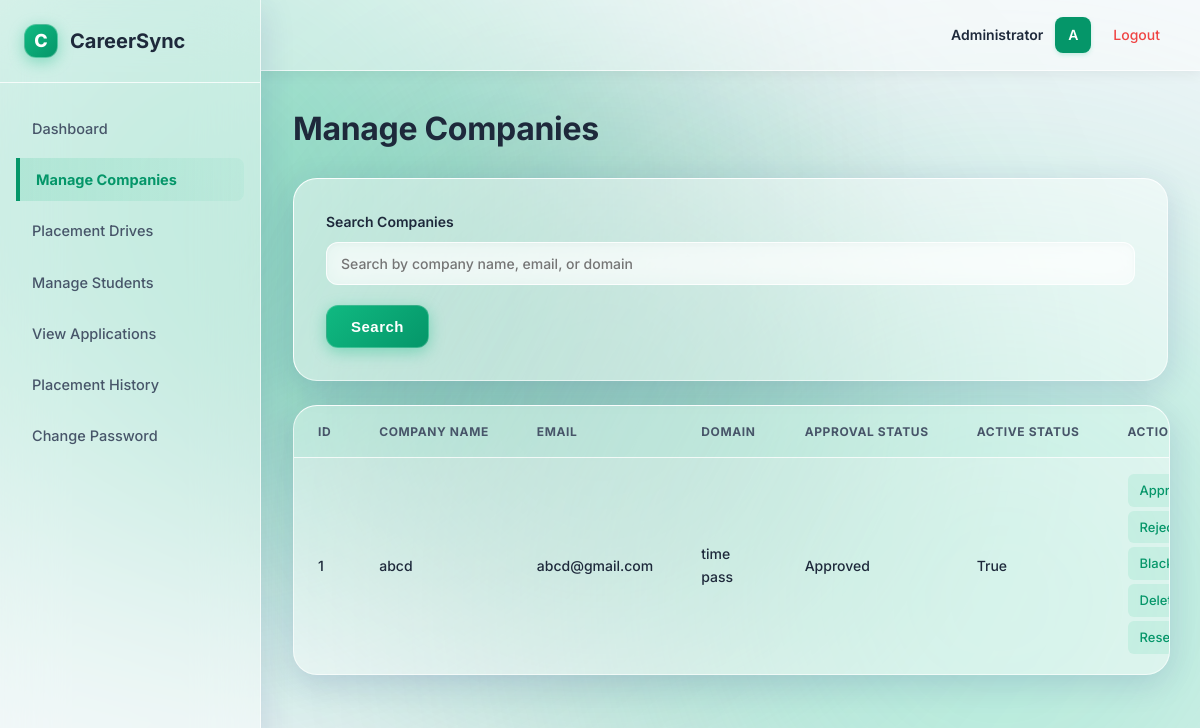
The app's page /admin/companies (signed in) with its own data.
### models.py (models this page shows)
class Company(db.Model):
    id = db.Column(db.Integer, primary_key = True)
    company_name = db.Column(db.String(100), nullable = False)
    email = db.Column(db.String(100), nullable = False, unique = True)
    pass_hash = db.Column(db.String(100), nullable = False )
    hr_contact = db.Column(db.Integer, nullable = False)
    website = db.Column(db.String(100), nullable = False)
    domain = db.Column(db.String(100), nullable = False)
    description = db.Column(db.Text, nullable = False)
    approval_status = db.Column(db.String(50), default = "Pending")
    is_active = db.Column(db.Boolean, default = True)
    created_at = db.Column(db.DateTime, default = datetime.now(UTC))
    type_of_employment = db.Column(db.String(100))
    drives = db.relationship('PlacementDrive', backref = 'company', lazy = True)

### app.py (the view)
@app.route("/admin/companies")
def admin_companies():
    if not admin_logged_in():
        flash("Unauthorized access.")
        return redirect(url_for("login"))
    search_query = request.args.get("search")
    if search_query:
        companies = Company.query.filter(
            (Company.company_name.ilike(f"%{search_query}%"))|
            (Company.email.ilike(f"%{search_query}%"))|
            (Company.domain.ilike(f"%{search_query}%"))
        ).all()
    else:
        companies = Company.query.all()
    return render_template("admin_companies.html", companies =companies)

### app.py (called while the page is built)
def admin_logged_in():
    return "user_id" in session and session.get("role") =="admin"

### templates/admin_companies.html (shortened to what this page needs)
{% extends "base.html" %}
{% block content %}
<h1>Manage Companies</h1>
<form method="GET" action="{{ url_for('admin_companies') }}">
    <label>Search Companies</label>
    <input type="text" name="search" placeholder="Search by company name, email, or domain">
    <button type="submit">Search</button>
</form>
<table>
    <tr>
        <th>ID</th>
        <th>Company Name</th>
        <th>Email</th>
        <th>Domain</th>
        <th>Approval Status</th>
        <th>Active Status</th>
        <th>Actions</th>
    </tr>
    {% for company in companies %}
    <tr>
        <td>{{ company.id }}</td>
        <td>{{ company.company_name }}</td>
        <td>{{ company.email }}</td>
        <td>{{ company.domain }}</td>
        <td>{{ company.approval_status }}</td>
        <td>{{ company.is_active }}</td>
        <td>
            <a href="{{ url_for('approve_company', company_id = company.id) }}"
               onclick="return confirm('Are you sure you want to approve this company?')">Approve</a>
            <a href="{{ url_for('reject_company', company_id = company.id) }}"
               onclick="return confirm('Are you sure you want to reject this company?')">Reject</a>
            <a href="{{ url_for('blacklist_company', company_id = company.id) }}"
               onclick="return confirm('Are you sure you want to blacklist this company?')">Blacklist</a>
            <a href="{{ url_for('delete_company', company_id = company.id) }}"
               onclick="return confirm('Are you sure you want to delete this company?')">Delete</a>
            <a href="{{ url_for('reset_company_password', company_id = company.id) }}">Reset Password</a>
        </td>
    </tr>
    {% endfor %}
</table>
{% endblock %}

### records on screen
Company: id "1", company_name "abcd", email "abcd@gmail.com", domain "time pass", approval_status "Approved", is_active "True"

### other values on screen
{{ session.get('user_name', session.get('role') | title) }} "Administrator"
{{ session.get('user_name', session.get('role'))[0] | upper }} "A"
